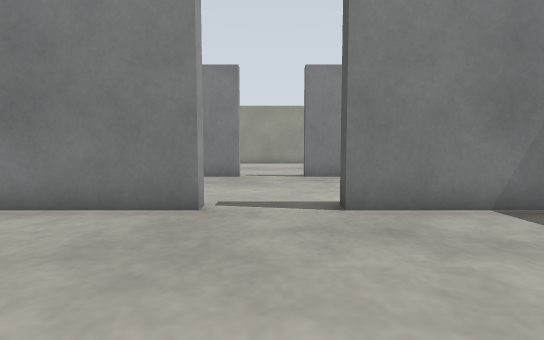
View 1 (above)

19 first-person views from a walk through a world built for the Gazebo simulator. The camera is 0.5 m above the floor, tilts 4° down and sees 85° across. The floor is counted in squares, 0.5 m on a side. Each view is taken from the middle of a square. On the plan, view 1 faces up. The plan holds only what a view shows up to about 12 squares ahead; the rest is blank. The place goes on beyond the plan.

View 2
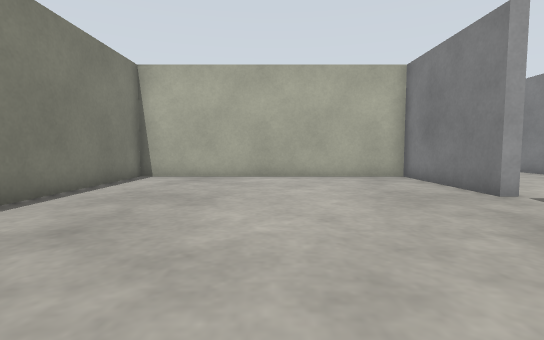

View 3
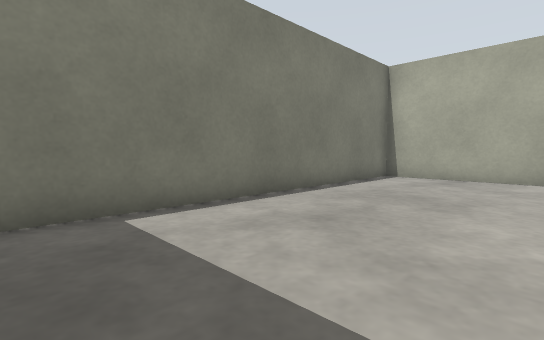

View 4
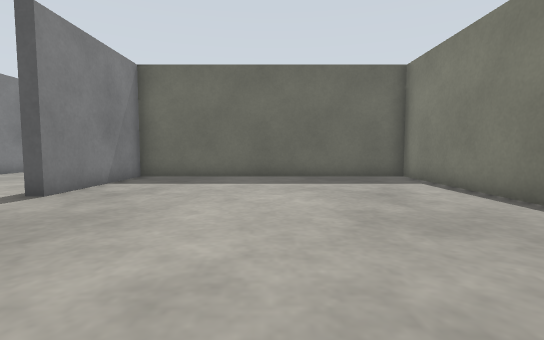

View 5
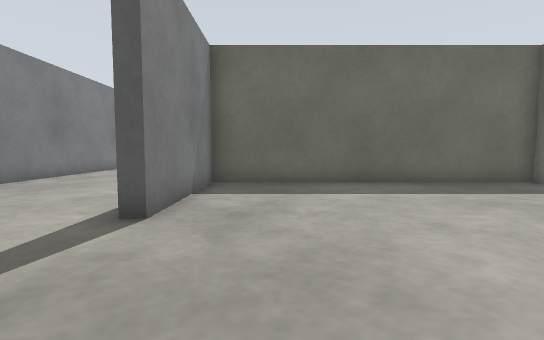

View 6
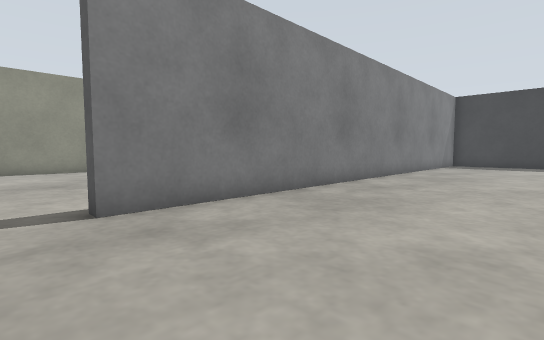

View 7
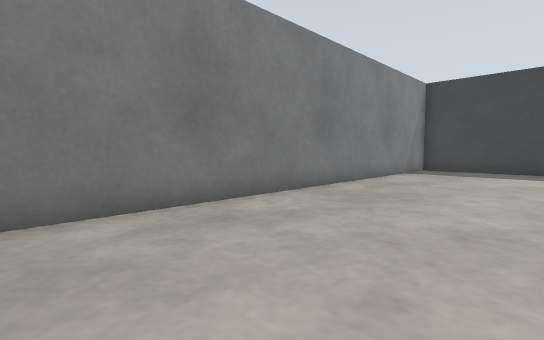

View 8
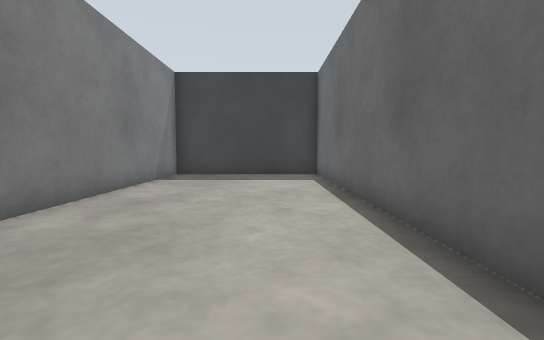

View 9
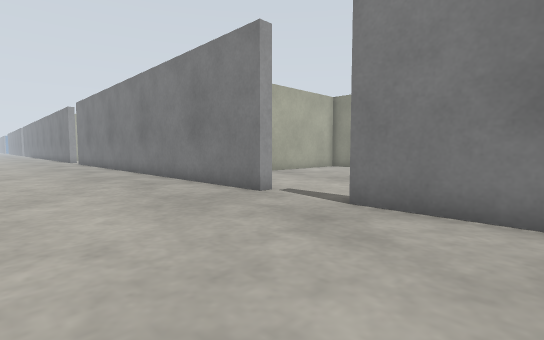

View 10
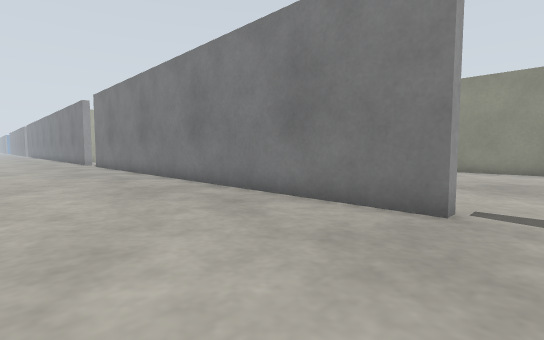

View 11
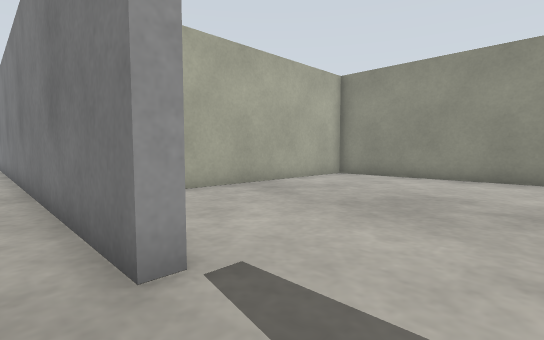

View 12
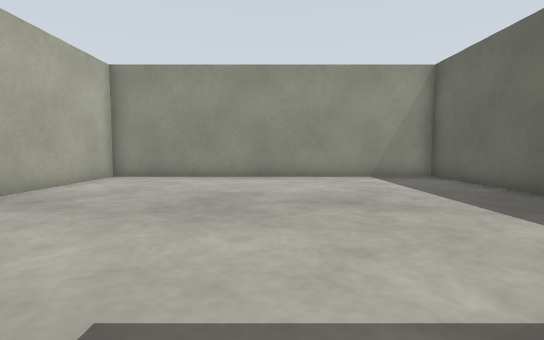

View 13
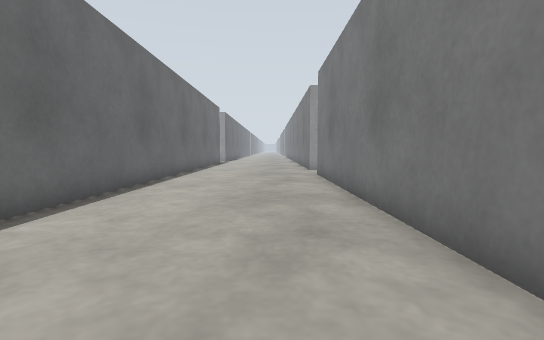

View 14
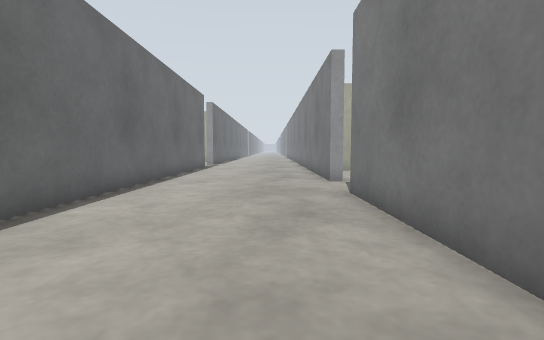

View 15
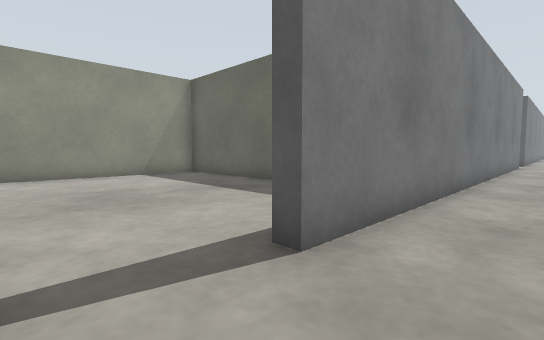

View 16
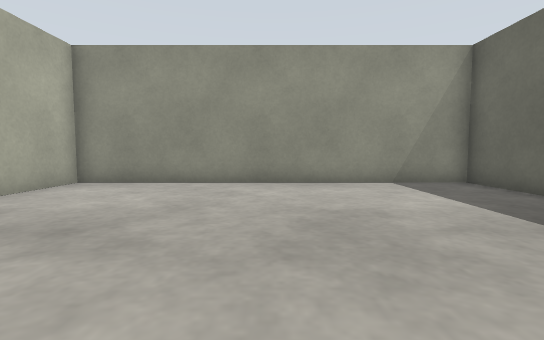

View 17
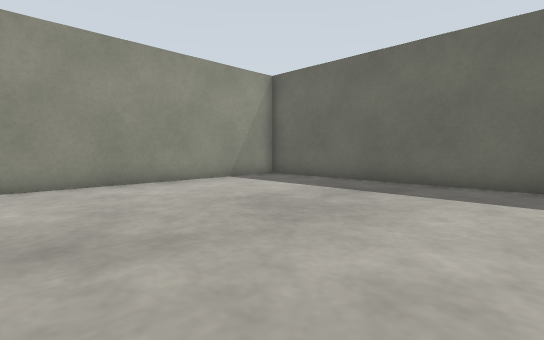

View 18
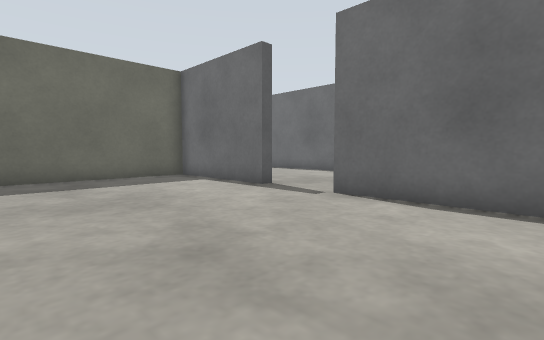

View 19
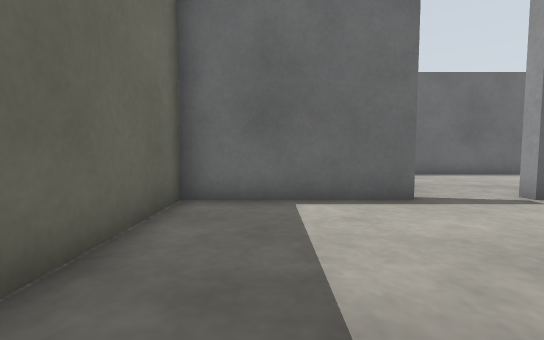

### Floor plan
Points are (right, up) in squares from view 1. A wall is a line through its corners. A room is listed if a view was taken in it or the views show most of it. See-through windows are left out.
Room 1 (views 1, 2, 3, 4, 5)
walls: (-1.2, 4.8) (-5.8, 4.8) (-5.8, -4.8) (5.8, -4.8) (5.8, 4.8) (1.2, 4.8)
ways out: opening at (0, 5) to room 2
Room 2 (views 6, 7, 8, 9, 10, 11, 12, 13, 14, 15, 16, 17, 18, 19)
walls: (-1.2, 10.8) (-18.8, 10.8) (-18.8, 11.2) (-14.2, 11.2) (-14.2, 20.8) (-25.5, 20.8); (-1.2, 5.2) (-1.2, 4.8); (1.2, 4.8) (1.2, 5.2); (-24.9, 11.2) (-21.2, 11.2) (-21.2, 10.8) (-24.1, 10.8); (-25.5, 5.2) (-11, 5.2); (9.9, 5.2) (19.8, 5.2) (19.8, 10.8) (1.2, 10.8)
ways out: opening at (0, 5) to room 1; opening at (0, 11) to room 3
Room 3 (no view inside)
walls: (-1.2, 11.2) (-1.2, 10.8); (1.2, 10.8) (1.2, 11.2); (5.8, 16.2) (5.8, 20.8) (-5.8, 20.8) (-5.8, 13.6)
ways out: opening at (0, 11) to room 2

Positions as (right, up) in squares from view 1, and headings:
1: (0, 0), facing up
2: (5, 0), facing left
3: (5, 0), facing down-left
4: (-5, 0), facing right
5: (-3, 3), facing right
6: (0, 6), facing up-right
7: (5, 6), facing up-right
8: (8, 7), facing right
9: (4, 6), facing up-left
10: (0, 6), facing up-left
11: (1, 10), facing up-left
12: (0, 10), facing up
13: (-7, 9), facing left
14: (-12, 9), facing left
15: (-21, 9), facing up-right
16: (-20, 12), facing up
17: (-23, 12), facing up-right
18: (-25, 17), facing down-right
19: (-16, 17), facing down
